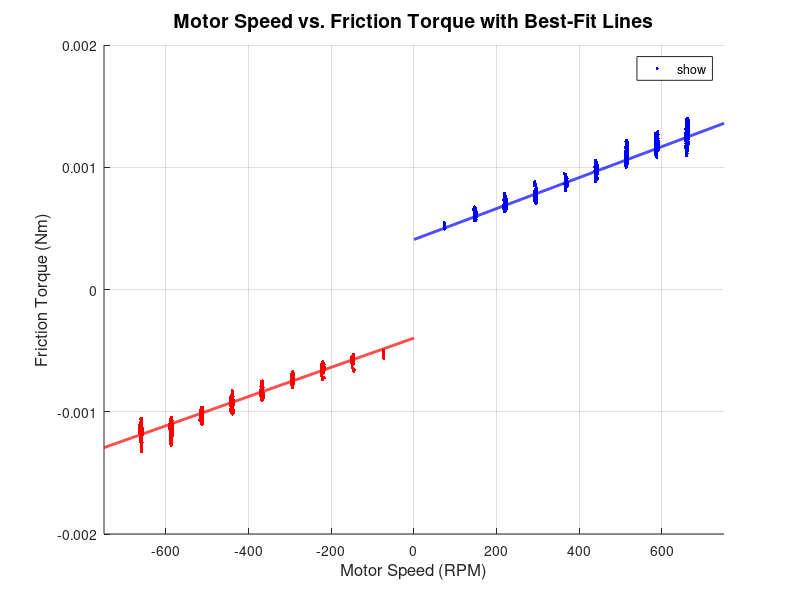

Write the MATLAB code that produced this figure.
%% Load Filtered Data
% load data to workspace
load('filtered_positive.mat'); % Load filtered_positive dataset
load('filtered_negative.mat'); % Load filtered_negative dataset

% Extract data from filtered datasets
tau_m_plus = filtered_positive(:,1); % Torque for positive speed dataset
omega_m_plus_rpm = filtered_positive(:,2); % Speed (in RPM/s)

tau_m_minus = filtered_negative(:,1); % Torque for negative speed dataset
omega_m_minus_rpm = filtered_negative(:,2); % Speed (in RPM/s)

% Convert Speed from RPM/s to rad/s
omega_m_plus = omega_m_plus_rpm * (2 * pi / 60);
omega_m_minus = omega_m_minus_rpm * (2 * pi / 60);

% Define gear ratio N
N = 14;  

%% Ensure Data is Continuous (Column Vectors)
tau_m_plus = tau_m_plus(:); % Convert to column vector
omega_m_plus = omega_m_plus(:);
tau_m_minus = tau_m_minus(:);
omega_m_minus = omega_m_minus(:);

%% Create Regressor Matrix
% Construct regressor matrices for both positive and negative datasets
Phi_plus = [omega_m_plus, (1/N) * sign(omega_m_plus)];
Phi_minus = [omega_m_minus, (1/N) * sign(omega_m_minus)];

% Construct torque vector
Y_plus = tau_m_plus;
Y_minus = tau_m_minus;

%% Least Squares Estimation
theta_LS_plus = (Phi_plus' * Phi_plus) \ (Phi_plus' * Y_plus);
theta_LS_minus = (Phi_minus' * Phi_minus) \ (Phi_minus' * Y_minus);

% Extract estimated friction parameters
B_eq_plus = theta_LS_plus(1);
tau_sf_plus = theta_LS_plus(2);
B_eq_minus = theta_LS_minus(1);
tau_sf_minus = theta_LS_minus(2);

% Final friction parameter estimates
B_eq = (B_eq_plus + B_eq_minus) / 2;
tau_sf = (abs(tau_sf_plus) + abs(tau_sf_minus)) / 2;

%% Display Results
fprintf('------------------------------------------------\n');
%% Print Best-Fit Line Parameters
fprintf('Best-Fit Line Parameters:\n');
fprintf('------------------------------------------------\n');
fprintf('B_eq_plus   = %.4e [Nm/(rad/s)]\n', B_eq_plus);
fprintf('tau_sf_plus = %.4e [Nm]\n', tau_sf_plus);
fprintf('B_eq_minus  = %.4e [Nm/(rad/s)]\n', B_eq_minus);
fprintf('tau_sf_minus = %.4e [Nm]\n', tau_sf_minus);
fprintf('------------------------------------------------\n');
fprintf('Estimated Friction Parameters:\n');
fprintf('------------------------------------------------\n');
fprintf('B_eq   = %.4e [Nm/(rad/s)]\n', B_eq);
fprintf('tau_sf = %.4e [Nm]\n', tau_sf);
fprintf('------------------------------------------------\n');


%% Confidence Interval Calculation
M = length(tau_m_plus) + length(tau_m_minus); % Total measurements
p = 2; % Number of parameters estimated

% Least squares residuals
V_theta = norm([Y_plus; Y_minus] - [Phi_plus; Phi_minus] * [B_eq; tau_sf])^2;
s_squared = V_theta / (M - p);

% Covariance matrix
Phi_combined = [Phi_plus; Phi_minus];
cov_theta = s_squared * inv(Phi_combined' * Phi_combined);

% Confidence intervals
confidence_level = 1.96; % For 95% confidence
B_eq_CI = confidence_level * sqrt(cov_theta(1,1));
tau_sf_CI = confidence_level * sqrt(cov_theta(2,2));

fprintf('------------------------------------------------\n');
fprintf('Confidence Intervals (95%%):\n');
fprintf('------------------------------------------------\n');
fprintf('B_eq   ∈ [%.4e, %.4e] [Nm/(rad/s)]\n', B_eq - B_eq_CI, B_eq + B_eq_CI);
fprintf('tau_sf ∈ [%.4e, %.4e] [Nm]\n', tau_sf - tau_sf_CI, tau_sf + tau_sf_CI);
fprintf('------------------------------------------------\n');

%% Create Figure
figure;
hold on; grid on;

% Plot Positive Data
plot(omega_m_plus, tau_m_plus, 'b.', 'DisplayName', 'Positive Speed');

% Plot Negative Data
plot(omega_m_minus, tau_m_minus, 'r.', 'DisplayName', 'Negative Speed');

% Range of x values (rad/s)
w1 = linspace(-750, 0, 1000); % Adjust the range as needed
w2 = linspace(0, 750, 1000); % Adjust the range as needed


line1 = B_eq_plus * w2 + (1/N) * tau_sf_plus;
line2 = B_eq_minus * w1 - (1/N) * tau_sf_minus;

% Best-fit lines
plot(w2, line1, 'b', 'LineWidth', 2, 'DisplayName', 'Line 1: B_{eq+}, \tau_{sf+}');
plot(w1, line2, 'r', 'LineWidth', 2, 'DisplayName', 'Line 2: B_{eq-}, \tau_{sf-}');

% Labels and Title
xlabel('Motor Speed (RPM)', 'FontSize', 12);
ylabel('Friction Torque (Nm)', 'FontSize', 12);
title('Motor Speed vs. Friction Torque with Best-Fit Lines', 'FontSize', 14);
legend('show', 'Location', 'best');

% Axis limits
xlim([-750, 750]);
ylim([-2e-3, 2e-3]);

hold off;